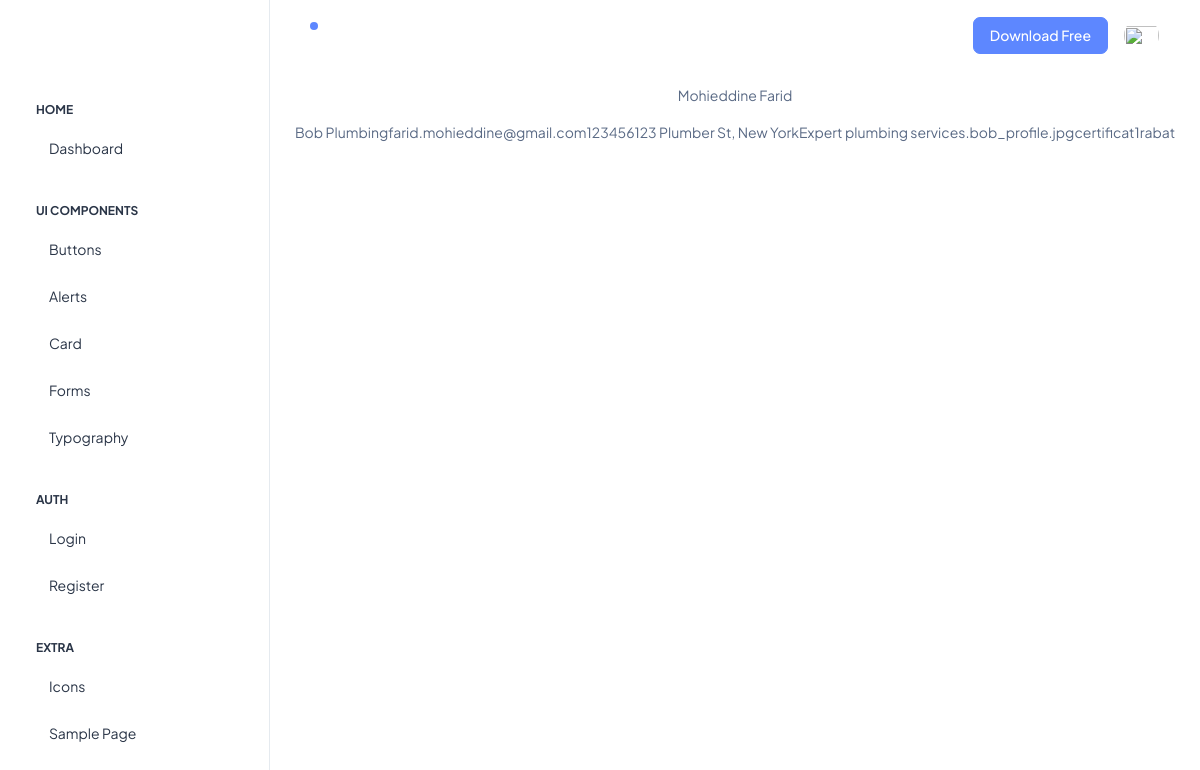
The app's page /profile.php with its own data.
### tables this page shows
CREATE TABLE IF NOT EXISTS artisans (
  artisan_id INT AUTO_INCREMENT,
  user_id INT NOT NULL,
  company_name VARCHAR(80) UNIQUE NOT NULL,
  company_address VARCHAR(175) UNIQUE NOT NULL,
  description TEXT NOT NULL,
  profile_picture VARCHAR(255) NOT NULL,
  certifications VARCHAR(255) NOT NULL,
  location VARCHAR(255) NOT NULL,
  PRIMARY KEY (artisan_id),
  FOREIGN KEY (user_id) REFERENCES users(user_id)
);

CREATE TABLE IF NOT EXISTS users (
  user_id INT NOT NULL AUTO_INCREMENT,
  username VARCHAR(28) NOT NULL UNIQUE,
  full_name VARCHAR(28) NOT NULL,
  email VARCHAR(75) NOT NULL UNIQUE,
  password VARCHAR(255) NOT NULL UNIQUE,
  phone_number VARCHAR(25) NOT NULL UNIQUE,
  role ENUM ('user', 'artisan') NOT NULL DEFAULT 'user',
  PRIMARY KEY (user_id)
);

### profile.php (the view, shortened to what this page needs)
<!doctype html>
<html lang="en">
<head>
  <link rel="stylesheet" href="styles/dashboard.css" />
  <link rel="stylesheet" href="styles/cards.css" />
</head>
<body>
  <div class="page-wrapper" id="main-wrapper" data-layout="vertical" data-navbarbg="skin6" data-sidebartype="full"
    data-sidebar-position="fixed" data-header-position="fixed">
    <aside class="left-sidebar">
      <div>
        <div class="brand-logo d-flex align-items-center justify-content-between">
        </div>
        <nav class="sidebar-nav scroll-sidebar" data-simplebar="">
          <ul id="sidebarnav">
            <li class="nav-small-cap">
              <span class="hide-menu">Home</span>
            </li>
            <li class="sidebar-item">
              <a class="sidebar-link" href="./index.html" aria-expanded="false">
                <span class="hide-menu">Dashboard</span>
              </a>
            </li>
            <li class="nav-small-cap">
              <span class="hide-menu">UI COMPONENTS</span>
            </li>
            <li class="sidebar-item">
              <a class="sidebar-link" href="./ui-buttons.html" aria-expanded="false">
                <span class="hide-menu">Buttons</span>
              </a>
            </li>
            <li class="sidebar-item">
              <a class="sidebar-link" href="./ui-alerts.html" aria-expanded="false">
                <span class="hide-menu">Alerts</span>
              </a>
            </li>
            <li class="sidebar-item">
              <a class="sidebar-link" href="./ui-card.html" aria-expanded="false">
                <span class="hide-menu">Card</span>
              </a>
            </li>
            <li class="sidebar-item">
              <a class="sidebar-link" href="./ui-forms.html" aria-expanded="false">
                <span class="hide-menu">Forms</span>
              </a>
            </li>
            <li class="sidebar-item">
              <a class="sidebar-link" href="./ui-typography.html" aria-expanded="false">
                <span class="hide-menu">Typography</span>
              </a>
            </li>
            <li class="nav-small-cap">
              <span class="hide-menu">AUTH</span>
            </li>
            <li class="sidebar-item">
              <a class="sidebar-link" href="./authentication-login.html" aria-expanded="false">
                <span class="hide-menu">Login</span>
              </a>
            </li>
            <li class="sidebar-item">
              <a class="sidebar-link" href="./authentication-register.html" aria-expanded="false">
                <span class="hide-menu">Register</span>
              </a>
            </li>
            <li class="nav-small-cap">
              <span class="hide-menu">EXTRA</span>
            </li>
            <li class="sidebar-item">
              <a class="sidebar-link" href="./icon-tabler.html" aria-expanded="false">
                <span class="hide-menu">Icons</span>
              </a>
            </li>
            <li class="sidebar-item">
              <a class="sidebar-link" href="./sample-page.html" aria-expanded="false">
                <span class="hide-menu">Sample Page</span>
              </a>
            </li>
          </ul>
        </nav>
      </div>
    </aside>
    <div class="body-wrapper">
      <header class="app-header">
        <nav class="navbar navbar-expand-lg navbar-light">
          <ul class="navbar-nav">
            <li class="nav-item">
              <a class="nav-link nav-icon-hover" href="javascript:void(0)">
                <div class="notification bg-primary rounded-circle"></div>
              </a>
            </li>
          </ul>
          <div class="navbar-collapse justify-content-end px-0" id="navbarNav">
            <ul class="navbar-nav flex-row ms-auto align-items-center justify-content-end">
              <a href="https://adminmart.com/product/modernize-free-bootstrap-admin-dashboard/" target="_blank"
                class="btn btn-primary">Download Free</a>
              <li class="nav-item dropdown">
                <a class="nav-link nav-icon-hover" href="javascript:void(0)" id="drop2" data-bs-toggle="dropdown"
                  aria-expanded="false">
                  <img src="../assets/images/profile/user-1.jpg" alt="" width="35" height="35" class="rounded-circle">
                </a>
              </li>
            </ul>
          </div>
        </nav>
      </header>
      <div class="container-fluid">
            <div class="card-container">
              <?php
              $ConnectingDB = $GLOBALS['pdo'];
              $artisan = $ConnectingDB->query("SELECT * FROM artisans JOIN users ON artisans.user_id = users.user_id WHERE artisan_id = 1");
              while ($a = $artisan->fetch(PDO::FETCH_ASSOC)) {
                echo '<p>'. $a['full_name']. '</p>';
                echo $a['company_name'];
                echo $a['email'];
                echo $a['phone_number'];
                echo $a['company_address'];
                echo $a['description'];
                echo $a['profile_picture'];
                echo $a['certifications'];
                echo $a['location'];
                ?>
                <?php } ?>
            </div>
          </div>
        </div>
      </div>
</body>
</html>
<?php include 'includes/footer.php'; ?>

### styles/cards.css (style rules this page uses)
.card-container { display: flex; flex-wrap: wrap; justify-content: center; }

### records on screen
artisans: user.full_name "Mohieddine Farid", company_name "Bob Plumbing", user.email "farid.mohieddine@gmail.com", user.phone_number "123456", company_address "123 Plumber St, New York", description "Expert plumbing services.", profile_picture "bob_profile.jpg", certifications "certificat1", location "rabat"
